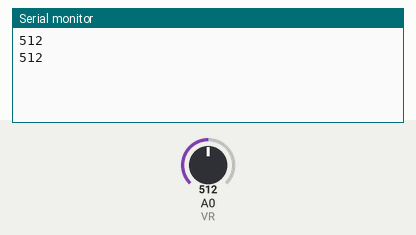
This sketch was run on a simulated Arduino Uno, built with avr-gcc and run on an emulated ATmega328P. Shown: the last lines printed to the serial monitor. The inputs (shaded band) are chosen by the test bench; at power-on: A0 (VR) = 512.

Above: at 1.8 s.
1.9 s: A0 (VR) set to 716
At 2.8 s:
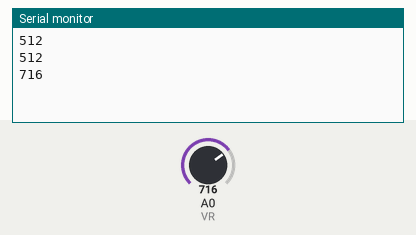
3.4 s: A0 (VR) set to 900
At 4.7 s:
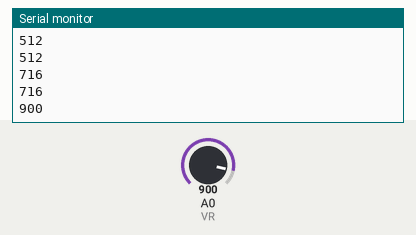
Timing chart, 0 to 6.4 s (numbered marks = the images above; inputs shaded):
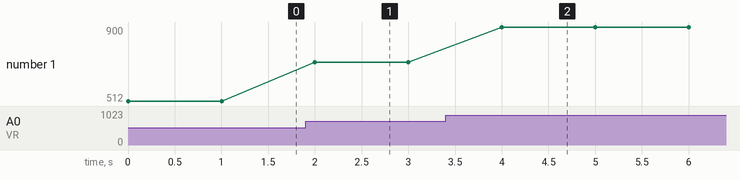

Measured:
- after the input at 1.9 s, the serial monitor: prints a new line after 0.10 s (image 1)
- after the input at 3.4 s, the serial monitor: prints a new line after 0.60 s (image 2)
- plotted number 1: 512 → 716 after the input at 1.9 s, 716 → 900 after the input at 3.4 s

The sketch:

02-4-1.ino
```cpp
#define LED 11
#define VR  A0

void setup() {
  Serial.begin(9600);
}

void loop() {
  Serial.println( analogRead(VR) );
  delay(1000);
}
```
